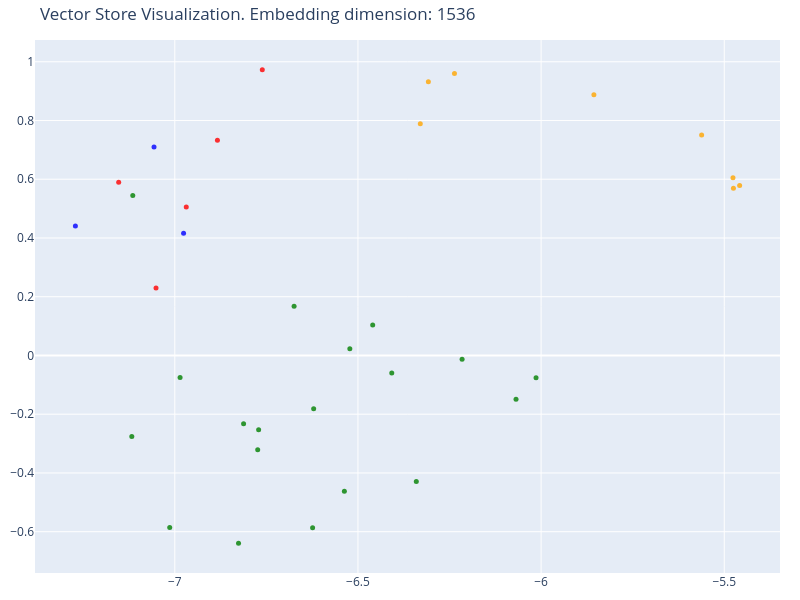

The code cell stored with this chart in its notebook:
### Markdown cell above
### Visualize Embeddings with t-SNE

This cell performs a 2D visualization of the vector store embeddings:

1. **Dimensionality reduction**: High-dimensional vectors are projected to 2D using t-SNE for easier visualization.
2. **Color coding**: Each document is assigned a color based on its type.
3. **Interactive scatter plot**: Hover over points to inspect the document type and a snippet of its content.

### Code cell
# Reduce high-dimensional embeddings to 2D for visualization
tsne = TSNE(n_components=2, random_state=42)
reduced_vectors = tsne.fit_transform(vectors)

# Create an interactive scatter plot using Plotly
fig = go.Figure(
    data=[
        go.Scatter(
            x=reduced_vectors[:, 0],
            y=reduced_vectors[:, 1],
            mode="markers",
            marker=dict(size=5, color=colors, opacity=0.8),  # Color by document type
            text=[
                f"Type: {t}<br>Text: {d[:100]}..." for t, d in zip(doc_types, documents)
            ],  # Hover info
            hoverinfo="text",
        )
    ]
)

# Configure layout: title, axis labels, size, and margins
fig.update_layout(
    title=f"Vector Store Visualization. Embedding dimension: {len(vectors[0])}",
    scene=dict(xaxis_title="x", yaxis_title="y"),
    width=800,
    height=600,
    margin=dict(r=20, b=10, l=10, t=40),
)

fig.show()

### Figure 1 — Plotly figure (JSON) as saved in the notebook; plotly's stock layout.template omitted (floating-point values rounded to 4 significant figures)
{"data": [{"hoverinfo": "text", "marker": {"color": ["orange", "orange", "orange", "green", "green", "green", "green", "blue", "blue", "blue", "red", "red", "red", "red", "red", "green", "green", "green", "green", "green", "green", "green", "green", "green", "green", "green", "green", "green", "green", "green", "orange", "orange", "orange", "orange", "orange"], "opacity": 0.8, "size": 5}, "mode": "markers", "text": ["Type: python<br>Text: Python is a beginner-friendly programming language used in data science, web development, and AI....", "Type: python<br>Text: Variables in Python are used to store data such as numbers, text, or complex objects....", "Type: python<br>Text: Functions allow you to reuse code by encapsulating logic into reusable blocks....", "Type: ml<br>Text: A neural network is a computational model inspired by the human brain, consisting of layers of neuro...", "Type: ml<br>Text: Machine learning is a subset of AI where models learn patterns from data without being explicitly pr...", "Type: ml<br>Text: Overfitting occurs when a model learns noise instead of general patterns, reducing its performance o...", "Type: ml<br>Text: Gradient descent is an optimization algorithm used to minimize loss functions in machine learning....", "Type: dl<br>Text: Deep learning uses multiple layers of neural networks to learn complex representations from data....", "Type: dl<br>Text: Convolutional neural networks (CNNs) are widely used for image recognition tasks....", "Type: dl<br>Text: Recurrent neural networks (RNNs) are designed to process sequential data such as text or time series...", "Type: nlp<br>Text: Natural Language Processing (NLP) is a field of AI focused on understanding and generating human lan...", "Type: nlp<br>Text: Tokenization is the process of breaking text into smaller units such as words or subwords....", "Type: nlp<br>Text: Embeddings represent words or sentences as dense vectors capturing semantic meaning....", "Type: nlp<br>Text: Transformers use self-attention mechanisms to process input data in parallel....", "Type: nlp<br>Text: The attention mechanism helps models focus on the most relevant parts of input data....", "Type: ml<br>Text: Supervised learning uses labeled data to train models to make predictions....", "Type: ml<br>Text: Unsupervised learning finds hidden patterns in data without labeled outputs....", "Type: ml<br>Text: Clustering is an unsupervised learning technique that groups similar data points together....", "Type: ml<br>Text: K-means is a popular clustering algorithm used in unsupervised learning....", "Type: ml<br>Text: A dataset is a collection of data used to train and evaluate machine learning models....", "Type: ml<br>Text: Bias in machine learning refers to systematic errors that lead to unfair predictions....", "Type: ml<br>Text: Precision and recall are evaluation metrics used to measure classification performance....", "Type: ml<br>Text: Accuracy measures how many predictions the model got correct overall....", "Type: ml<br>Text: A loss function measures how far model predictions are from actual values....", "Type: ml<br>Text: Regularization techniques help prevent overfitting in machine learning models....", "Type: ml<br>Text: Data preprocessing includes cleaning and transforming raw data before training models....", "Type: ml<br>Text: Feature engineering involves selecting and transforming variables to improve model performance....", "Type: ml<br>Text: A training set is used to train machine learning models, while a test set evaluates them....", "Type: ml<br>Text: Cross-validation is a technique used to assess model performance on multiple data splits....", "Type: ml<br>Text: Hyperparameters are configuration settings that control the training process of a model....", "Type: python<br>Text: hi\n...", "Type: python<br>Text: python bla bla bla...", "Type: python<br>Text: asdsad...", "Type: python<br>Text: asdasdas...", "Type: python<br>Text: hasdsa..."], "type": "scatter", "x": [-6.33, -6.308, -6.237, -7.115, -6.46, -6.771, -6.341, -6.976, -7.271, -7.057, -6.884, -6.761, -7.153, -6.969, -7.051, -6.408, -6.216, -6.014, -6.068, -6.522, -6.537, -7.014, -6.826, -6.624, -6.812, -6.674, -6.986, -6.621, -6.774, -7.117, -5.562, -5.856, -5.458, -5.476, -5.475], "y": [0.7887, 0.9316, 0.96, 0.5449, 0.1041, -0.2528, -0.4292, 0.4162, 0.4406, 0.7095, 0.7325, 0.9727, 0.5898, 0.5051, 0.2295, -0.05951, -0.01303, -0.07564, -0.149, 0.02315, -0.4623, -0.5854, -0.6393, -0.5862, -0.2322, 0.1672, -0.07466, -0.1817, -0.3207, -0.2759, 0.7506, 0.8873, 0.5783, 0.6049, 0.5694]}], "layout": {"height": 600, "margin": {"b": 10, "l": 10, "r": 20, "t": 40}, "scene": {"xaxis": {"title": {"text": "x"}}, "yaxis": {"title": {"text": "y"}}}, "title": {"text": "Vector Store Visualization. Embedding dimension: 1536"}, "width": 800}}
